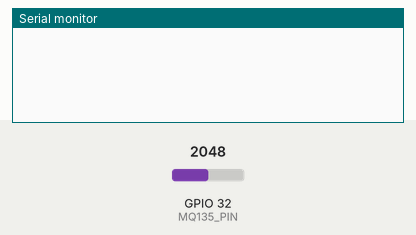
A sketch run on a simulated ESP32. On the bench: the last lines printed to the serial monitor. The test bench sets the inputs (shaded band); at power-on: GPIO 32 (MQ135_PIN) = 2048. WiFi joins after 1.5 s; servers stay silent unless stated.

Above: at 3.0 s.
3.1 s: GPIO 32 (MQ135_PIN) set to 4053
At 7.7 s:
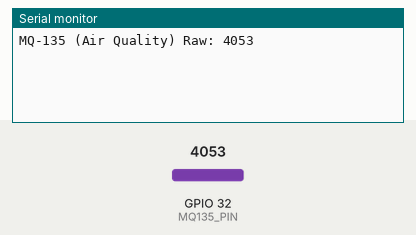
13.3 s: GPIO 32 (MQ135_PIN) set to 4095
At 17.7 s:
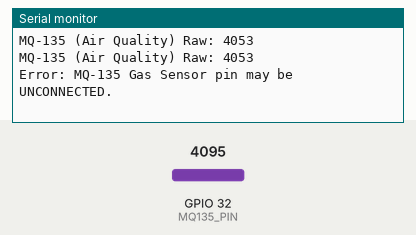

The sketch:

mq-135.ino
```cpp
#define BLYNK_TEMPLATE_ID   "TMPL3OFQJ3oEM"
#define BLYNK_AUTH_TOKEN    "tfum7sY1H0cd-Tbp3fl4KD0y77EnAHeT" // REPLACE
char ssid[] = "WIFI-Name";      // REPLACE
char pass[] = "WifiPassword";   // REPLACE

#define BLYNK_PRINT Serial

#include <WiFi.h>
#include <BlynkSimpleEsp32.h>

// Sensor Definitions
#define MQ135_PIN 32    // ADC pin for MQ-135 Gas Analog output
#define MQ135_VPIN V5   // Virtual Pin for MQ-135 Gas Sensor
const int ADC_MAX = 4095; // ESP32 12-bit ADC max value
const long FAST_SENSORS_INTERVAL = 5000L; // Read every 5s

BlynkTimer timer;

void readMQ135Sensor()
{
  int mq135Value = analogRead(MQ135_PIN);

  if (mq135Value >= ADC_MAX) {
    Serial.println("Error: MQ-135 Gas Sensor pin may be UNCONNECTED.");
    Blynk.virtualWrite(MQ135_VPIN, "Error");
  } else {
    Serial.print("MQ-135 (Air Quality) Raw: "); Serial.println(mq135Value);
    Blynk.virtualWrite(MQ135_VPIN, mq135Value); // Send to V5
  }
}

void setup()
{
  Serial.begin(115200);
  Blynk.begin(BLYNK_AUTH_TOKEN, ssid, pass);
  timer.setInterval(FAST_SENSORS_INTERVAL, readMQ135Sensor); // Read every 5s
}

void loop()
{
  Blynk.run();
  timer.run();
}
```

Measured:
- the behaviour switches between 4094 and 4095 on GPIO 32 (MQ135_PIN) (found by bisection; images 1 and 2)
- after the input at 3.1 s, the serial monitor: prints a new line after 3.7 s (image 1)
- after the input at 13.3 s, the serial monitor: prints a new line after 3.5 s (image 2)
